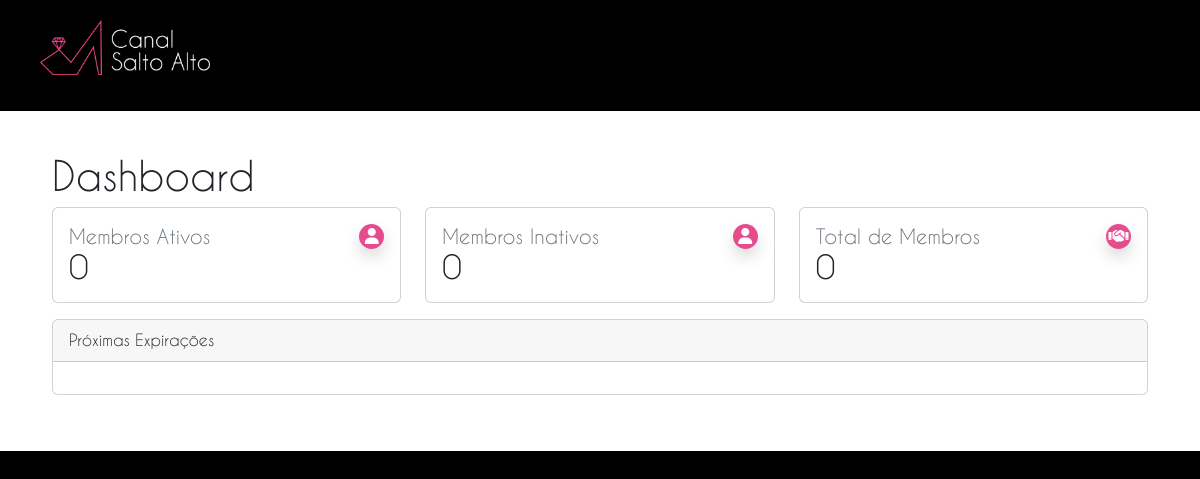
The page /views/admin/index.php on the database as committed earlier.
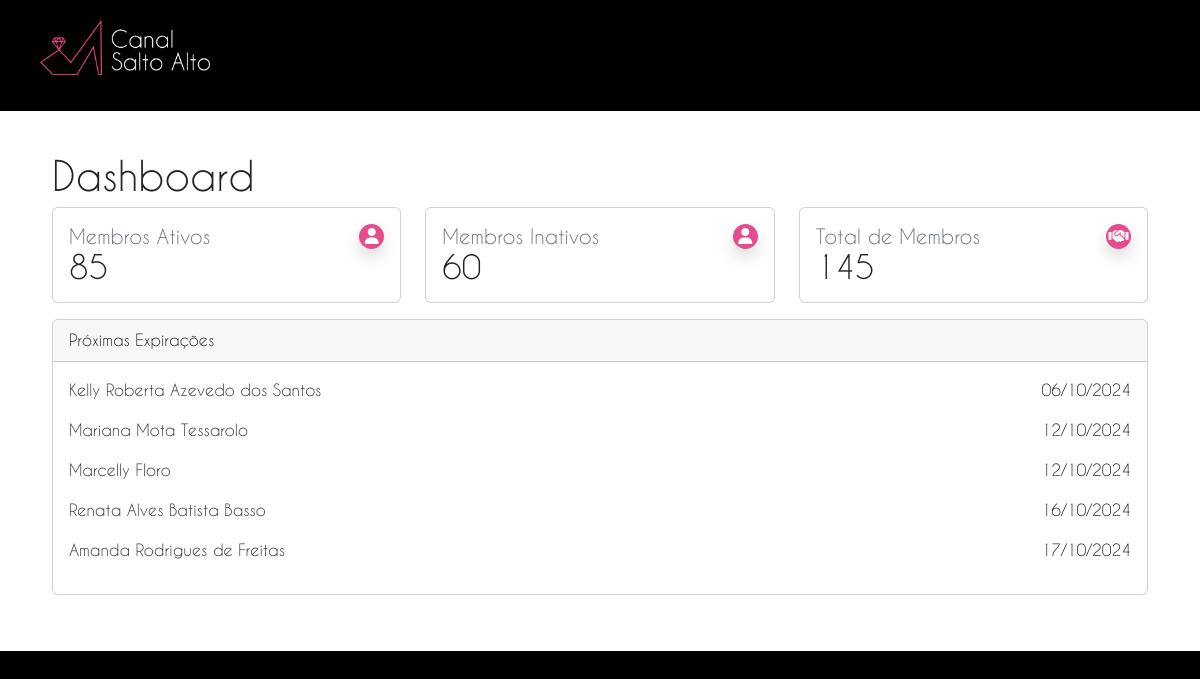
The same page on the database as committed later.
### tables this page shows
CREATE TABLE `csa_users_memberships` (
  `idusermembership` int(11) NOT NULL,
  `iduser` int(11) NOT NULL,
  `membership_id` int(11) DEFAULT NULL,
  `order_id` varchar(100) DEFAULT NULL,
  `payment_method` varchar(20) DEFAULT NULL,
  `payment_value` decimal(10,2) DEFAULT NULL,
  `starts_at` datetime DEFAULT NULL,
  `ends_at` datetime DEFAULT NULL,
  `status` varchar(10) DEFAULT NULL
);

CREATE TABLE `csa_users` (
  `iduser` int(11) NOT NULL,
  `firstname` varchar(200) NOT NULL,
  `lastname` varchar(200) NOT NULL,
  `profile_photo` varchar(150) DEFAULT NULL,
  `biography` text DEFAULT NULL,
  `cpf` varchar(11) DEFAULT NULL,
  `birthdate` date DEFAULT NULL,
  `zipcode` varchar(8) NOT NULL,
  `address_state` int(11) NOT NULL,
  `address_city` int(11) NOT NULL,
  `address` varchar(150) NOT NULL,
  `address_number` varchar(50) NOT NULL,
  `address_neighborhood` varchar(100) NOT NULL,
  `address_complement` varchar(150) NOT NULL,
  `cellphone` varchar(15) NOT NULL,
  `email` varchar(250) NOT NULL,
  `password` char(62) NOT NULL,
  `user_type` tinyint(1) DEFAULT NULL,
  `created_at` datetime DEFAULT NULL,
  `updated_at` datetime DEFAULT NULL
);

### application/src/DB.php (called while the page is built)
<?php
	class DB{
		public static function open(){
	        try{
	            return new PDO("mysql:host=localhost;dbname=canalsaltoalto;charset=utf8", "root", "", array(PDO::MYSQL_ATTR_INIT_COMMAND => 'set lc_time_names="pt_BR"'));
	        }catch(PDOException $e){
	            error_log("Failed to connect to database: ".$e);
	        }
	    }
	}

### application/src/User.php (called while the page is built, shortened)
<?php
	class User{
		public static function getActiveMembersCount(){
			$sql = DB::open()->prepare("SELECT COUNT(idusermembership) as active_members_count FROM csa_users_memberships WHERE starts_at <= NOW() AND ends_at >= NOW() AND status = 'paid'");
			$sql->execute();
			return $sql->fetchObject()->active_members_count;
		}
		public static function getInactiveMembersCount(){
			$sql = DB::open()->prepare("SELECT COUNT(idusermembership) as inactive_members_count FROM csa_users_memberships WHERE ends_at <= NOW()");
			$sql->execute();
			return $sql->fetchObject()->inactive_members_count;
		}
		public function getNextExpirationMembers($days = 15){
			$sql = DB::open()->prepare("SELECT um.*, u.firstname, u.lastname, u.profile_photo FROM csa_users_memberships um LEFT JOIN csa_users u ON um.iduser = u.iduser WHERE um.ends_at BETWEEN CURDATE() AND DATE_ADD(CURDATE(), INTERVAL :days_int DAY) ORDER BY um.ends_at ASC");
			$sql->execute([
				":days_int" => $days
			]);
			return $sql;
		}
	}

### views/admin/index.php (the view, shortened to what this page needs)
<!DOCTYPE html>
<html lang="pt-BR">
<head>
	<link rel="stylesheet" href="<?=PATH?>assets/css/styles.css?<?=uniqid()?>" />
</head>
<body class="admin">
	<div class="admin__dashboard">
		<?php include "nav.phtml"; ?>
		<div class="admin__dashboard--content">
			<div class="container">
				<h1>Dashboard</h1>
				<div class="row mb-3">
					<div class="col-xl-4 col-lg-6">
						<div class="card card-stats mb-4 mb-xl-0">
							<div class="card-body">
								<div class="row">
									<div class="col">
										<h5 class="card-title text-muted mb-0">Membros Ativos</h5>
										<span class="h2 font-weight-bold mb-0"><?=User::getActiveMembersCount()?></span>
									</div>
									<div class="col-auto">
										<div class="icon icon-shape bg-primary text-white rounded-circle shadow" style="width: 25px;height: 25px;text-align: center;">
											<i class="fa-solid fa-user"></i>
										</div>
									</div>
								</div>
			            </div>
			        </div>
			    </div>
			    <div class="col-xl-4 col-lg-6">
			    	<div class="card card-stats mb-4 mb-xl-0">
			    		<div class="card-body">
			    			<div class="row">
			    				<div class="col">
			    					<h5 class="card-title text-muted mb-0">Membros Inativos</h5>
			    					<span class="h2 font-weight-bold mb-0"><?=User::getInactiveMembersCount()?></span>
			    				</div>
			    				<div class="col-auto">
			    					<div class="icon icon-shape bg-primary text-white rounded-circle shadow" style="width: 25px;height: 25px;text-align: center;">
			    						<i class="fa-solid fa-user"></i>
			    					</div>
			    				</div>
			    			</div>
			            </div>
			        </div>
			    </div>
			    <div class="col-xl-4 col-lg-6">
			    	<div class="card card-stats mb-4 mb-xl-0">
			    		<div class="card-body">
			    			<div class="row">
			    				<div class="col">
			    					<h5 class="card-title text-muted mb-0">Total de Membros</h5>
			    					<span class="h2 font-weight-bold mb-0"><?=(User::getActiveMembersCount() + User::getInactiveMembersCount())?></span>
			    				</div>
			    				<div class="col-auto">
			    					<div class="icon icon-shape bg-primary text-white rounded-circle shadow" style="width: 25px;height: 25px;text-align: center;">
			    						<i class="fa-solid fa-handshake"></i>
			    					</div>
			    				</div>
			    			</div>
			            </div>
			        </div>
			    </div>
			</div>
			<div class="row">
				<div class="col-md-12">
					<div class="card mb-3">
						<div class="card-header-tab card-header">
							<div class="card-header-title font-size-lg text-capitalize font-weight-normal">
								<i class="header-icon lnr-laptop-phone mr-3 text-muted opacity-6"></i> Próximas Expirações
							</div>
						</div>
						<div class="card-body">
							<?php
								$Users = new User;
								$nextExpirations = $Users->getNextExpirationMembers(15);
								foreach($nextExpirations->fetchAll(PDO::FETCH_ASSOC) as $user_exp):
									?>
									<div class="row mb-3 align-items-center">
										<div class="col-8">
											<a href="/admin/members/edit/<?=$user_exp['iduser']?>" style="color: #333;"><?=$user_exp['firstname']." ".$user_exp["lastname"]?></a>
										</div>
										<div class="col-4 text-end">
											<?=date("d/m/Y", strtotime($user_exp['ends_at']))?>
										</div>
									</div>
								<?php endforeach; ?>
						</div>
					</div>
				</div>
			</div>
		</div>
	</div>
</div>
</body>
</html>

### views/admin/nav.phtml (shortened to what this page needs)
<div class="admin__dashboard--nav">
	<p class="text-center"><a href="/admin/"><img src="<?=PATH?>assets/images/logo-csa-white.png" alt="Logotipo do Canal Salto Alto" class="logo" /></a></p>
</div>

Rows that differ between the two databases and show on the page:
added csa_users_memberships: iduser.firstname "Kelly Roberta", iduser.lastname "Azevedo dos Santos", ends_at "06/10/2024"
added csa_users_memberships: iduser.firstname "Mariana", iduser.lastname "Mota Tessarolo", ends_at "12/10/2024"
added csa_users_memberships: iduser.firstname "Marcelly", iduser.lastname "Floro", ends_at "12/10/2024"
added csa_users_memberships: iduser.firstname "Renata", iduser.lastname "Alves Batista Basso", ends_at "16/10/2024"
added csa_users_memberships: iduser.firstname "Amanda", iduser.lastname "Rodrigues de Freitas", ends_at "17/10/2024"
Other text that changed with them:
User::getActiveMembersCount(): "0" → "85"
User::getInactiveMembersCount(): "0" → "60"
User::getActiveMembersCount() + User::getInactiveMembersCount(): "0" → "145"
